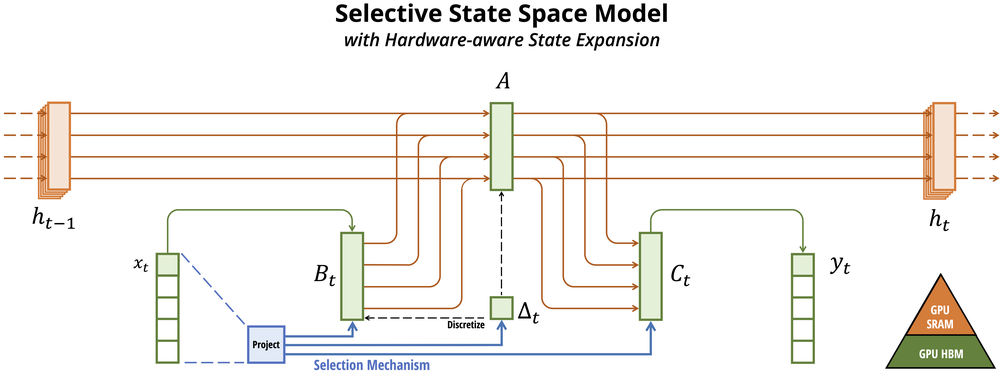
#> input picture videomamba/_mamba/assets/selection.png, 1000 x 373 px, shrunk from 8296 x 3093 before the run
$ python -i crop_black.py   (imports and definitions only)
#> lines starting #> are read from the running program, lines starting #| are printed output that depends on the picture; after the words box and inside, x2 and y2 are one past the last pixel; in counts of white or black regions, pixels touching at a corner belong together
#> further down, picture is the input picture: shape (373, 1000, 3); mean B, G, R 238.8, 242, 244
import cv2
import numpy as np


def black_crop(img):
    # convert to grayscale
    gray = cv2.cvtColor(img, cv2.COLOR_BGR2GRAY)
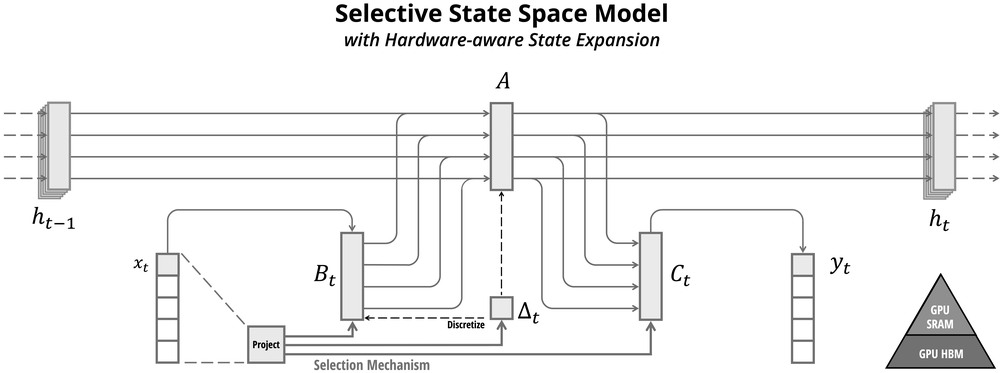
#> gray: shape (373, 1000); min 0, max 255, mean 242.3

    # invert gray image
    gray = 255 - gray
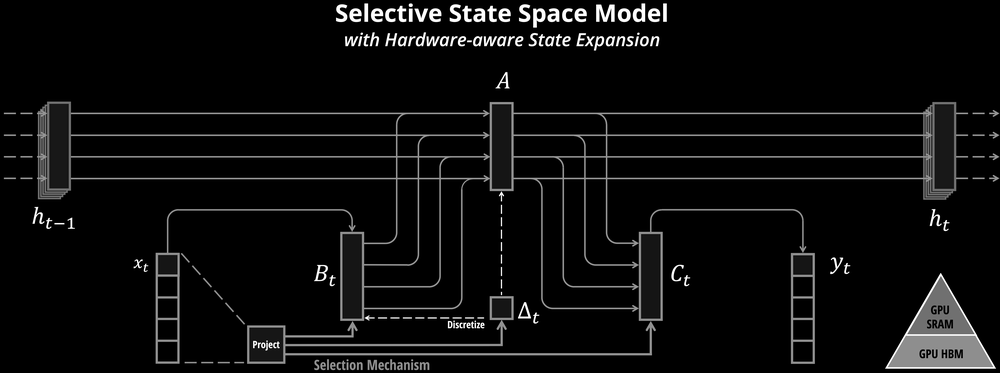
#> gray: shape (373, 1000); min 0, max 255, mean 12.7

    # threshold
    thresh = cv2.threshold(gray, 200, 255, cv2.THRESH_BINARY)[1]
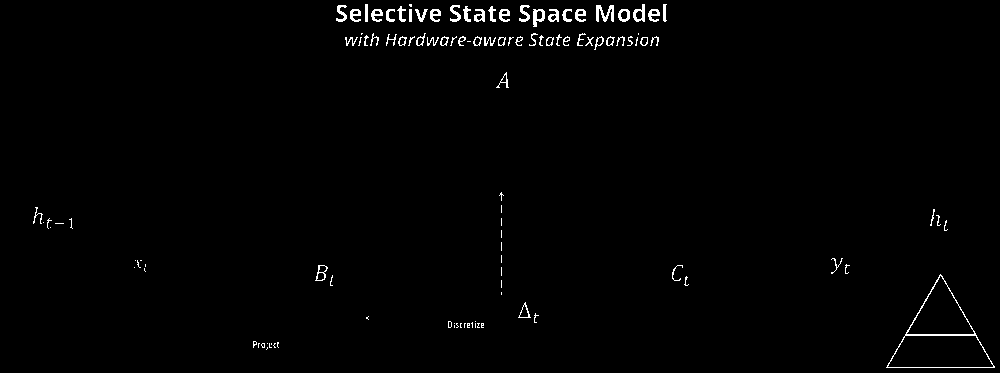
#> thresh: shape (373, 1000); 1.2% white in thin lines or dots

    # invert thresh
    thresh = 255 - thresh
#> thresh: shape (373, 1000); 98.8% white; black in thin lines or dots

    # get contours (presumably just one around the nonzero pixels)
    # then crop it to bounding rectangle
    contours = cv2.findContours(thresh, cv2.RETR_EXTERNAL, cv2.CHAIN_APPROX_SIMPLE)
#> contours = 1 contour; box (x1, y1, x2, y2) and area: (0, 0, 1000, 373) 371628
    area = []
    contours = contours[0] if len(contours) == 2 else contours[1]
#> contours = [[[0, 0], [0, 372], [999, 372], [999, 0]]]
    for j in range(len(contours)):
        area.append(cv2.contourArea(contours[j]))
        max_idx = np.argmax(area)
#> this loop made 1 pass
#> max_idx on pass 1: 0
#> after the loop, area = [371628]
    cntr = contours[max_idx]
#> cntr = [[0, 0], [0, 372], [999, 372], [999, 0]]
    return cv2.boundingRect(cntr)


# read image
# img = cv2.imread('/home/t/data/ZSYY/Case10/frames/1000.jpg')
#
# x, y, w, h = black_crop(img)
# print(x, y, w, h )
# crop = img[y:y + h, x:x + w]
#
# # save cropped image
# cv2.imwrite('gymnast_crop.png', crop)

>>> import cv2
>>> picture = cv2.imread('../../../_mamba/assets/selection.png')
>>> result = black_crop(picture)
#> result = (0, 0, 1000, 373)
